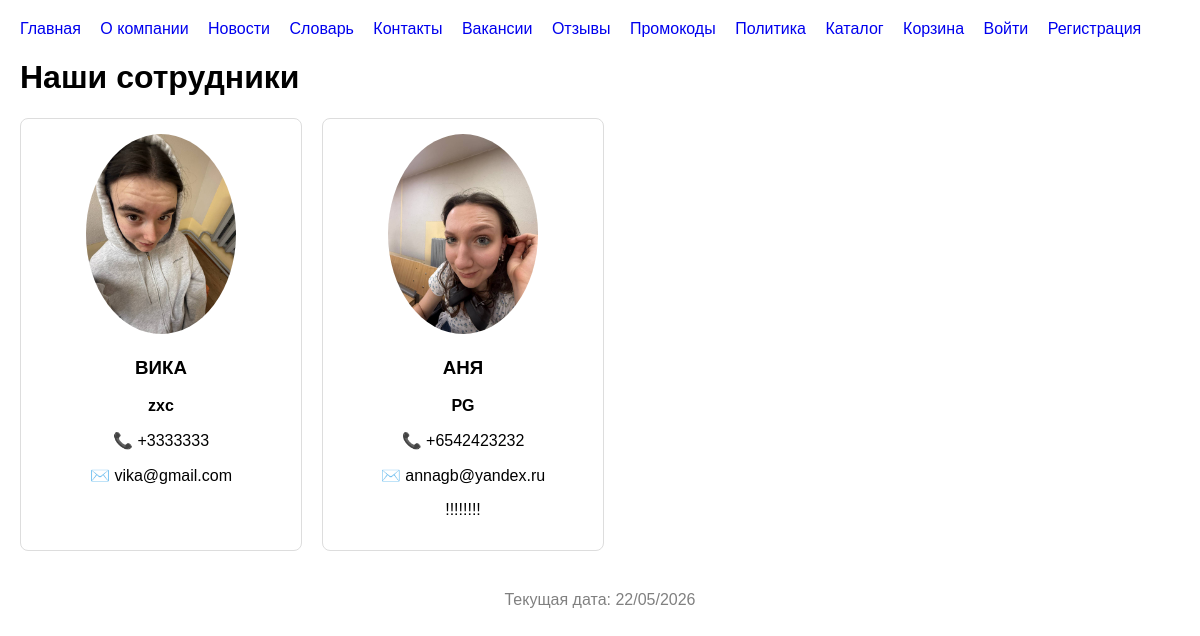
Before: /contacts/ with the older database file.
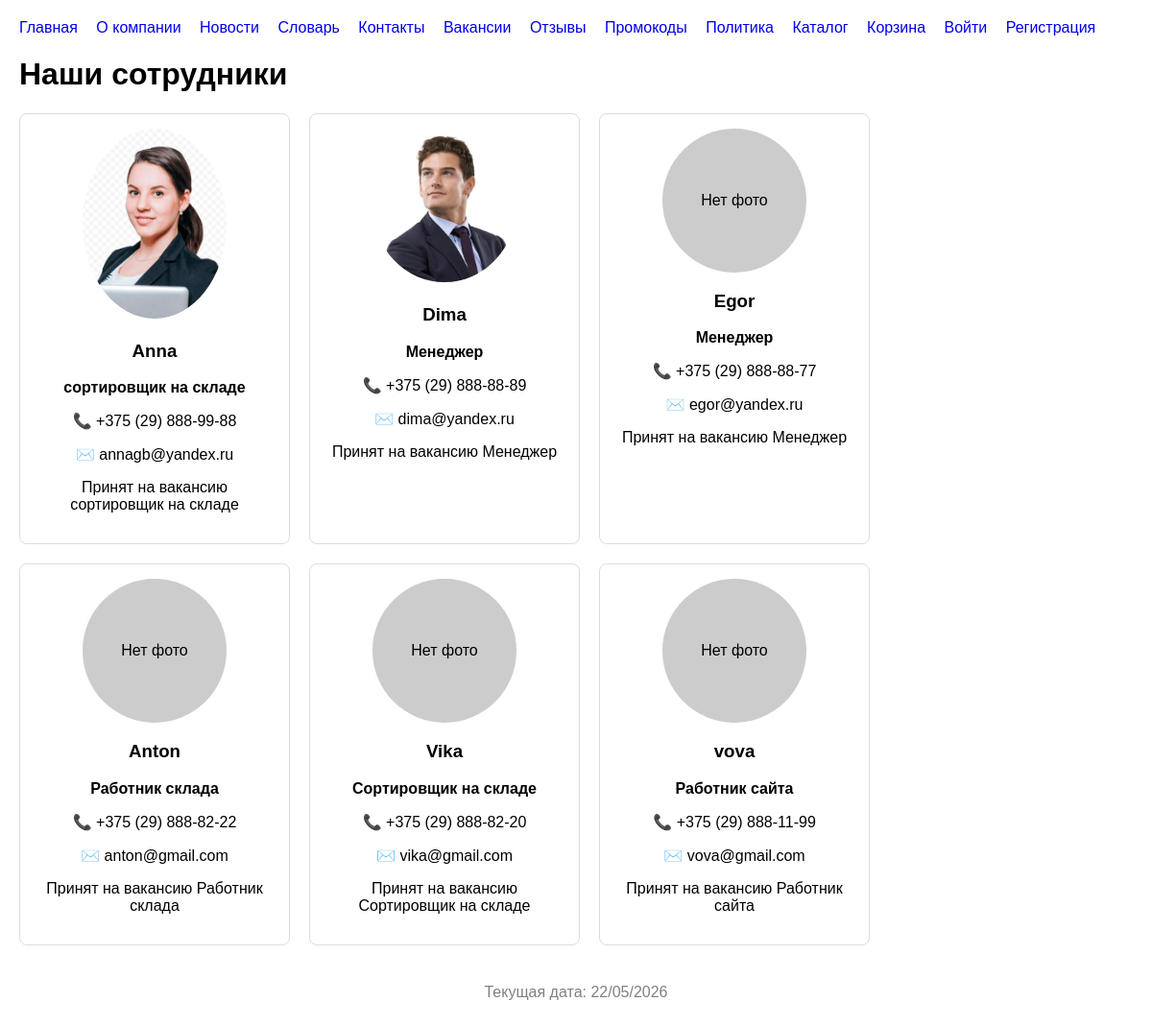
After: the same page with the newer database file.
### store/models.py (models this page shows, shortened)
class Employee(models.Model):
    photo = models.ImageField(upload_to='employees/', blank=True, null=True)
    name = models.CharField(max_length=100)
    position = models.CharField(max_length=100)
    phone = models.CharField(max_length=20)
    email = models.EmailField()
    description = models.TextField(blank=True)

### store/views.py (the view)
# urls.py: path('contacts/', views.contacts, name='contacts'),
def contacts(request):
    employees = Employee.objects.all()
    return render(request, 'contacts.html', {'employees': employees})

### templates/contacts.html (shortened to what this page needs)
{% extends 'base.html' %}
{% block content %}
<h1>Наши сотрудники</h1>
<div style="display: flex; flex-wrap: wrap; gap: 20px;">
    {% for emp in employees %}
        <div style="border: 1px solid #ddd; border-radius: 8px; padding: 15px; width: 250px; text-align: center;">
            {% if emp.photo %}
                <img src="{{ emp.photo.url }}" alt="{{ emp.name }}" style="width: 100%; max-width: 150px; border-radius: 50%;">
            {% else %}
                <div style="width: 150px; height: 150px; background: #ccc; border-radius: 50%; margin: 0 auto; display: flex; align-items: center; justify-content: center;">Нет фото</div>
            {% endif %}
            <h3>{{ emp.name }}</h3>
            <p><strong>{{ emp.position }}</strong></p>
            <p>📞 {{ emp.phone }}</p>
            <p>✉️ {{ emp.email }}</p>
            <p>{{ emp.description|linebreaks }}</p>
        </div>
    {% empty %}
        <p>Пока нет сотрудников.</p>
    {% endfor %}
</div>
{% endblock %}

### templates/base.html (shortened to what this page needs)
<!DOCTYPE html>
<html lang="ru">
<head>
</head>
<body>
    <nav>
        <a href="/">Главная</a>
        <a href="/about/">О компании</a>
        <a href="/news/">Новости</a>
        <a href="/glossary/">Словарь</a>
        <a href="/contacts/">Контакты</a>
        <a href="/vacancies/">Вакансии</a>
        <a href="/reviews/">Отзывы</a>
        <a href="/promocodes/">Промокоды</a>
        <a href="/privacy/">Политика</a>
        <a href="{% url 'catalog' %}">Каталог</a>
        <a href="{% url 'cart_view' %}">Корзина</a>
        {% if user.is_authenticated %}
            <a href="{% url 'profile' %}">Личный кабинет</a>
            <a href="{% url 'logout' %}">Выйти</a>
        {% else %}
            <a href="{% url 'login' %}">Войти</a>
            <a href="{% url 'register' %}">Регистрация</a>
        {% endif %}
    </nav>
    <div class="content">
        {% block content %}{% endblock %}
    </div>
    <footer>
        <p>Текущая дата: {% now "d/m/Y" %}</p>
    </footer>
</body>
</html>

### templates/base.html (style rules this page uses)
body { font-family: Arial; margin: 0; padding: 20px; }
nav a { margin-right: 15px; text-decoration: none; }
.content { margin-top: 20px; }
footer { margin-top: 40px; text-align: center; color: gray; }

Changed rows visible on the page:
removed Employee: photo (picture), name "ВИКА", position "zxc", phone "+3333333", email "vika@gmail.com"
removed Employee: photo (picture), name "АНЯ", position "PG", phone "+6542423232", email "annagb@yandex.ru", description "!!!!!!!!"
added Employee: photo (picture), name "Anna", position "сортировщик на складе", phone "+375 (29) 888-99-88", email "annagb@yandex.ru", description "Принят на вакансию сортировщик на складе"
added Employee: photo (picture), name "Dima", position "Менеджер", phone "+375 (29) 888-88-89", email "dima@yandex.ru", description "Принят на вакансию Менеджер"
added Employee: photo "Нет фото", name "Egor", position "Менеджер", phone "+375 (29) 888-88-77", email "egor@yandex.ru", description "Принят на вакансию Менеджер"
added Employee: photo "Нет фото", name "Anton", position "Работник склада", phone "+375 (29) 888-82-22", email "anton@gmail.com", description "Принят на вакансию Работник склада"
added Employee: photo "Нет фото", name "Vika", position "Сортировщик на складе", phone "+375 (29) 888-82-20", email "vika@gmail.com", description "Принят на вакансию Сортировщик на складе"
added Employee: photo "Нет фото", name "vova", position "Работник сайта", phone "+375 (29) 888-11-99", email "vova@gmail.com", description "Принят на вакансию Работник сайта"
